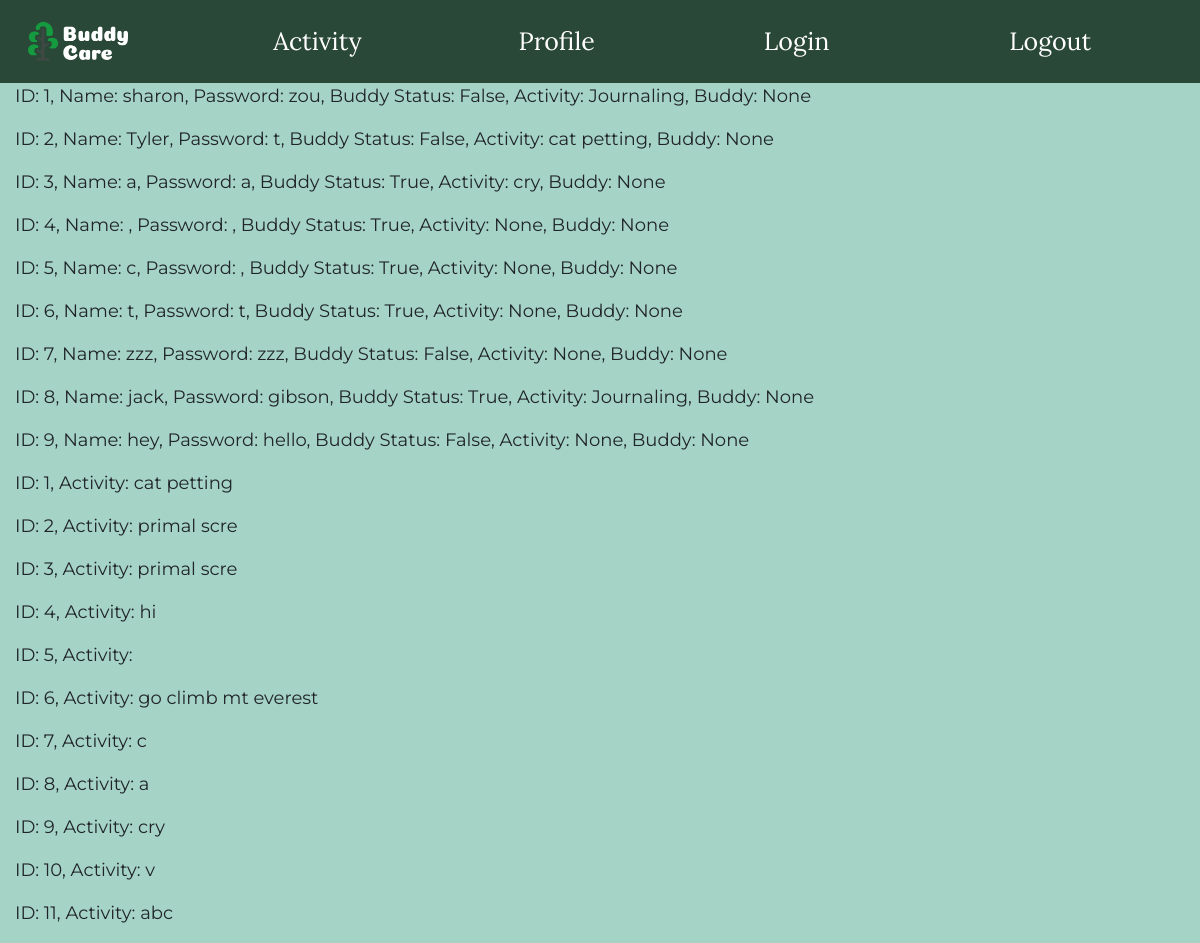
Before: /view with the older database file.
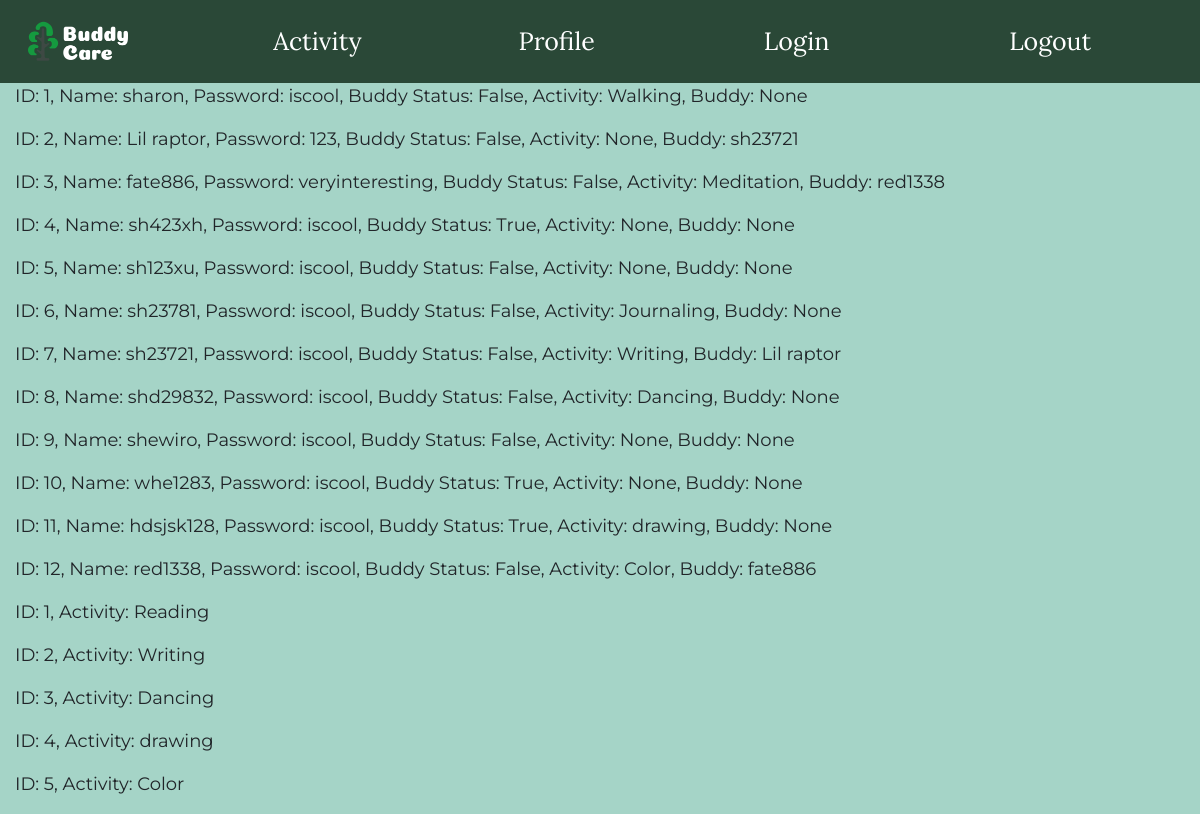
After: the same page with the newer database file.
### main.py (models this page shows, shortened)
class User(db.Model):
    id = db.Column("id", db.Integer, primary_key= True)
    username = db.Column("username", db.String(100))
    password = db.Column("password", db.String(100))
    bud = db.Column("bud", db.Boolean)
    activity = db.Column("activity", db.String(100))
    streak = db.Column("streak", db.Integer, primary_key=True)
    bio = db.Column("bio", db.String(300))
    achieve = db.Column("achieve", db.String(300))
    joke = db.Column("joke", db.String(200))
    budName = db.Column("buddy",db.String(200))
    image_file = db.Column("img", db.String(100), default="sunflowers.jpg")

class newActivity(db1.Model):
     id1 = db1.Column("id1", db1.Integer, primary_key= True)
     activityname= db1.Column("activityname", db1.String(100))
     description = db1.Column(db1.Text, default=("No Description"))

### main.py (the view)
@app.route("/view")
def view():
    return render_template("view.html", values=User.query.all(), values1=newActivity.query.all())

### main.py (called while the page is built)
@app.before_request
def before_request():
    g.user = None
    if User:
        if 'name' in session and not(session['name'] == None):
            user = User.query.filter_by(username = session['name']).first()
            g.user = user

### templates/view.html (shortened to what this page needs)
{% extends "base.html" %}
{% block content %}
    {% for item in values %}
        <p>ID: {{item.id}}, Name: {{item.username}}, Password: {{item.password}}, Buddy Status: {{item.bud}}, Activity: {{item.activity}}, Buddy: {{item.budName}}</p>
    {% endfor %}
    {% for item in values1 %}
        <p>ID: {{item.id1}}, Activity: {{item.activityname}}</p>
    {% endfor %}
{% endblock %}

Changed rows visible on the page:
removed User: id "3", username "a", password "a", bud "True", activity "cry", budName "None"
removed newActivity: id1 "6", activityname "go climb mt everest"
removed newActivity: id1 "7", activityname "c"
removed newActivity: id1 "8", activityname "a"
removed newActivity: id1 "9", activityname "cry"
removed newActivity: id1 "10", activityname "v"
removed newActivity: id1 "11", activityname "abc"
changed User "sharon": password "zou" → "iscool"; activity "Journaling" → "Walking"
changed User (number 2 of 12 on the later page): username "Tyler" → "Lil raptor"; password "t" → "123"; activity "cat petting" → "None"; budName "None" → "sh23721"
added User: id "3", username "fate886", password "veryinteresting", bud "False", activity "Meditation", budName "red1338"
changed User (number 4 of 12 on the later page): username (not shown) → "sh423xh"; password (not shown) → "iscool"
changed User (number 5 of 12 on the later page): username "c" → "sh123xu"; password (not shown) → "iscool"; bud "True" → "False"
changed User: username "t" → "sh23781"; password "t" → "iscool"; bud "True" → "False"; activity "None" → "Journaling"
changed User: username "zzz" → "sh23721"; password "zzz" → "iscool"; activity "None" → "Writing"; budName "None" → "Lil raptor"
changed User: username "jack" → "shd29832"; password "gibson" → "iscool"; bud "True" → "False"; activity "Journaling" → "Dancing"
changed User: username "hey" → "shewiro"; password "hello" → "iscool"
added User: id "10", username "whe1283", password "iscool", bud "True", activity "None", budName "None"
added User: id "11", username "hdsjsk128", password "iscool", bud "True", activity "drawing", budName "None"
added User: id "12", username "red1338", password "iscool", bud "False", activity "Color", budName "fate886"
changed newActivity id 1: activityname "cat petting" → "Reading"
changed newActivity id 2: activityname "primal scre" → "Writing"
changed newActivity id 3: activityname "primal scre" → "Dancing"
changed newActivity id 4: activityname "hi" → "drawing"
changed newActivity id 5: activityname (not shown) → "Color"
